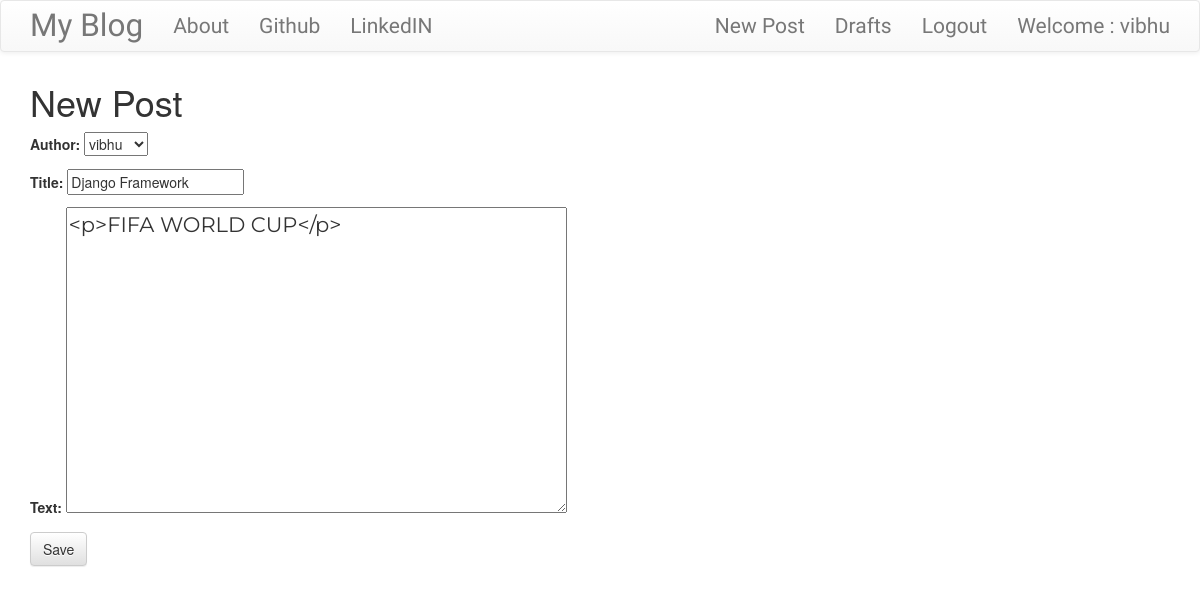
Screenshot of /post/3/edit/ (signed in) with the database file from the repository.
### blog/models.py (models this page shows, shortened)
class Post(models.Model):
    author = models.ForeignKey('auth.User', on_delete = models.CASCADE)
    title = models.CharField(max_length = 256)
    text = models.TextField()
    created_date = models.DateTimeField(default = timezone.now)
    published_date = models.DateTimeField(blank=True,null=True)

### blog/views.py (the view)
# urls.py: path('post/<int:pk>/edit/',views.PostUpdateView.as_view(),name='post_edit'),
class PostUpdateView(LoginRequiredMixin,UpdateView):
    login_url = '/login/'
    redirect_field_name = 'blog/post_detail.html'
    form_class = PostForm
    model = Post

### blog/forms.py
class PostForm(forms.ModelForm):
    class Meta():
        model = Post
        fields = ('author','title','text')
        widgets = {
            'title' : forms.TextInput(attrs={'class':'textinputclass'}),
            'text' : forms.Textarea(attrs={'class':'editable medium-editor-textarea postcontent'})
        }

### blog/templates/blog/post_form.html (shortened to what this page needs)
{% extends 'blog/base.html' %}
{%block content%}
  <h1>New Post</h1>
  <form class="post-form" method="POST">
    {{form.as_p}}
    <button type="Submit" class="save btn btn-default" name="">Save</button>
  </form>
{% endblock %}

### blog/templates/blog/base.html (shortened to what this page needs)
<!DOCTYPE html>
{% load static %}
<html lang="en" dir="ltr">
  <head>
    <link rel="stylesheet" href="https://stackpath.bootstrapcdn.com/bootstrap/3.4.1/css/bootstrap.min.css">
    <link rel="stylesheet" href="https://stackpath.bootstrapcdn.com/bootstrap/3.4.1/css/bootstrap-theme.min.css">
    <link rel="stylesheet" href="//cdn.jsdelivr.net/npm/medium-editor@latest/dist/css/medium-editor.min.css" type="text/css" media="screen" charset="utf-8">
    <link rel="stylesheet" href="{% static 'css/blog.css' %}">
  </head>
  <body class="loader">
    <nav class="navbar navbar-default techfont custom-navbar">
      <div class="container">
        <ul class="nav navbar-nav">
          <li><a class="navbar-brand bigbrand" href="{% url 'post_list' %}">My Blog</a></li>
          <li><a class="nav-item nav-link" href="{% url 'about' %}">About</a></li>
          <li><a class="nav-item nav-link" href="https://www.github.com">Github</a></li>
          <li><a class="nav-item nav-link" href="https://www.linkedin.com">LinkedIN</a></li>
        </ul>
        <ul class="nav navbar-nav navbar-right">
          {% if user.is_authenticated %}
            <li><a href="{% url 'post_new' %}">New Post</a></li>
            <li><a href="{% url 'post_draft_list' %}">Drafts</a></li>
            <li><a href="{% url 'logout' %}">Logout</a></li>
            <li><a>Welcome : {{user.username}}</a></li>
          {%else%}
            <li><a href="{% url 'register' %}">Register</a></li>
            <li><a class="nav navbar-right"href="{% url 'login' %}"><span class="glyphicon glyphicon-user"></span></a></li>
          {% endif %}
        </ul>
      </div>
    </nav>
    <div class="content container">
      <div class="row">
        <div class="col-md-8">
          <div class="blog_posts">
            {% block content %}
            {% endblock %}
          </div>
        </div>
      </div>
    </div>
  </body>
</html>

### blog/static/css/blog.css (style rules this page uses)
.techfont { font-family : 'Russo One',sans-serif; font-size : 1.5em; margin-bottom : 10px; }
.bigbrand { font-size : 1.5em; }
.postcontent { font-family: 'Montserrat'; font-size : 1.5em; }
.loader { filter:hue-rotate(0deg); color:linear-gradient(45deg,#0f8,#08f); animation:hue 10000ms infinite linear; }

### rows the page displays
Post: author "vibhu", title "Django Framework", text "<p>FIFA WORLD CUP</p>"

### other values shown
{{ user.username }} "vibhu"
